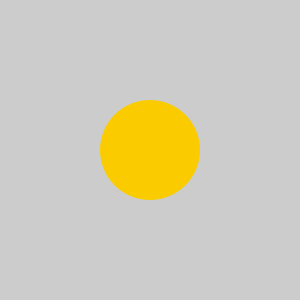
Frame 1 (no input)
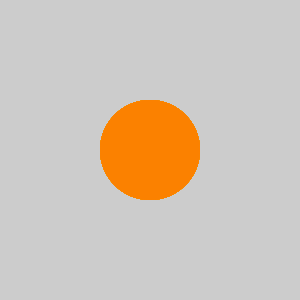
Frame 60 (the mouse pressed at the canvas centre just before this capture)
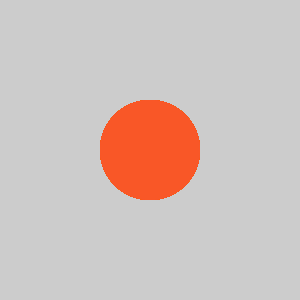
Frame 120 (the mouse held since frame 60 and released just before this capture)

The Processing sketch that drew these frames (run headless with seeded random() and noise(); from frame 60 on, the mouse is pressed at the canvas centre):

// Processing sketch: Gradient
// ── Gradient.pde
float i = 0;

int colors[] = {#FACD00, #FB4F00, #F277C5, #7D57C6, #00B187, #3DC1CD};

void setup(){
 size(300, 300); 
 noStroke();
}

void draw(){
  i += .01;
  fill(getColor(i));
  ellipse(width / 2, height / 2, 100, 100);
}

int getColor(float v) {

  v = abs(v);

  v = v%(colors.length);

  int c1 = colors[int(v%colors.length)];

  int c2 = colors[int((v+1)%colors.length)];

  return lerpColor(c1, c2, v%1);

}

void keyPressed(){
  i = key;
}
